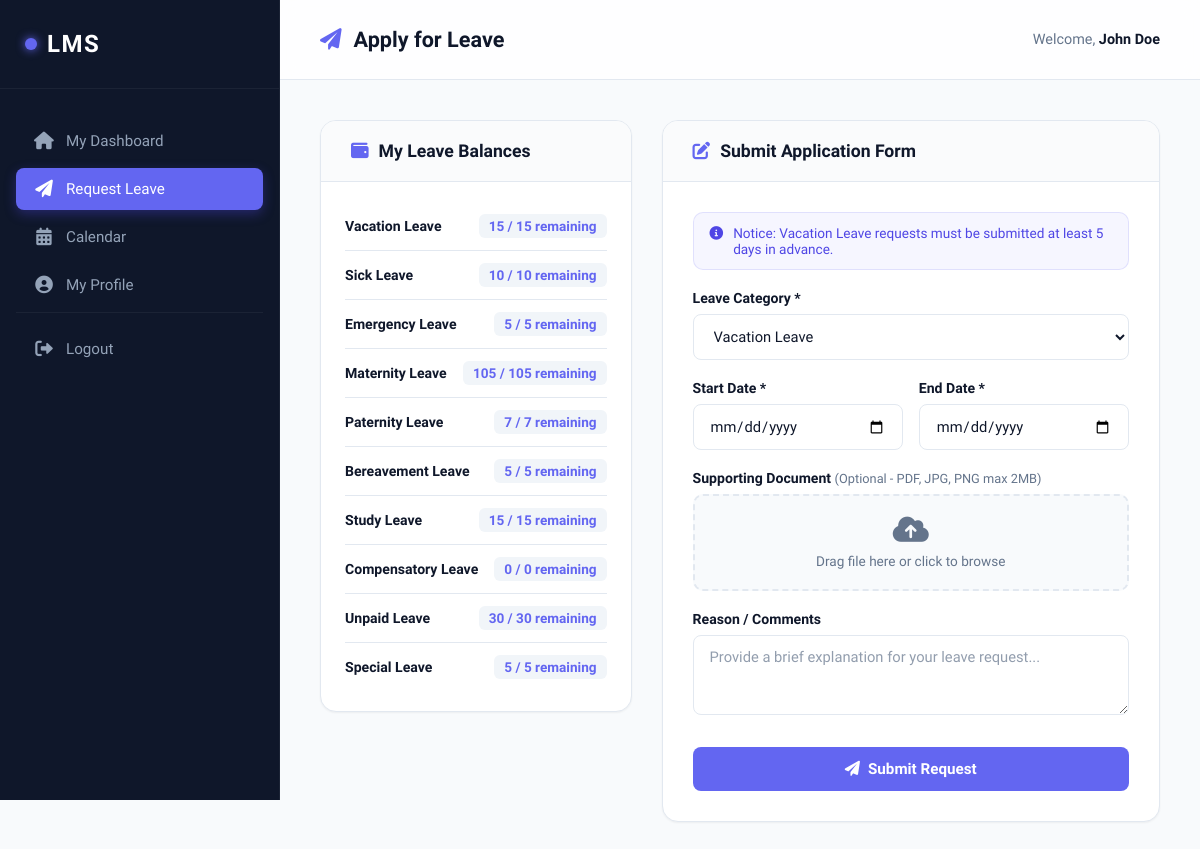
Screenshot of /request_leave.php (signed in) with the database file from the repository.
### tables this page shows
CREATE TABLE leave_balances (
    id INT AUTO_INCREMENT PRIMARY KEY,
    user_id INT NOT NULL,
    leave_type VARCHAR(100) NOT NULL,
    total_allowed DECIMAL(5,2) DEFAULT 15.00,
    days_used DECIMAL(5,2) DEFAULT 0.00,
    FOREIGN KEY (user_id) REFERENCES users(id) ON DELETE CASCADE
);

### includes/auth_check.php (called while the page is built, shortened)
<?php
function e($value) {
    return htmlspecialchars($value ?? '', ENT_QUOTES, 'UTF-8');
}
?>

### request_leave.php (the view, shortened to what this page needs)
<?php
require_once 'includes/config.php';
require_once 'includes/auth_check.php';
$user_id = $_SESSION['user_id'];
$bal_stmt = $pdo->prepare("SELECT leave_type, total_allowed, days_used FROM leave_balances WHERE user_id = ?");
$bal_stmt->execute([$user_id]);
$user_balances = $bal_stmt->fetchAll();
?>
<!DOCTYPE html>
<html lang="en">
<head>
    <link rel="stylesheet" href="assets/style.css">
    <link rel="stylesheet" href="https://cdnjs.cloudflare.com/ajax/libs/font-awesome/6.0.0/css/all.min.css">
</head>
<body>
    <?php include 'includes/sidebar.php'; ?>
    <div class="main-content">
        <div class="top-nav">
            <h2><i class="fas fa-paper-plane"></i> Apply for Leave</h2>
            <div class="user-info">
                <span>Welcome, <strong><?php echo e($_SESSION['name']); ?></strong></span>
            </div>
        </div>
        <div class="content-wrapper">
            <div class="request-split-layout">
                <div class="card">
                    <div class="card-header">
                        <h3><i class="fas fa-wallet"></i> My Leave Balances</h3>
                    </div>
                    <div class="card-body" style="padding: 20px 24px;">
                        <?php foreach ($user_balances as $b): ?>
                            <div class="balance-item-row">
                                <span class="balance-name"><?php echo e($b['leave_type']); ?></span>
                                <span class="balance-nums">
                                    <?php echo (int)($b['total_allowed'] - $b['days_used']); ?> / <?php echo (int)$b['total_allowed']; ?> remaining
                                </span>
                            </div>
                        <?php endforeach; ?>
                    </div>
                </div>
                <div class="card">
                    <div class="card-header">
                        <h3><i class="fas fa-edit"></i> Submit Application Form</h3>
                    </div>
                    <div class="card-body" style="padding: 30px;">
                        <div id="dynamic-rule-alert" class="helper-alert" style="display:none;">
                            <i class="fas fa-info-circle" style="margin-top:2px;"></i>
                            <span id="dynamic-rule-text"></span>
                        </div>
                        <form method="POST" enctype="multipart/form-data">
                            <div class="form-group">
                                <label>Leave Category <span style="color:var(--danger)">*</span></label>
                                <select name="leave_type" id="leave_type" onchange="checkLeaveRules(this.value)" required>
                                    <option value="Vacation Leave">Vacation Leave</option>
                                </select>
                            </div>
                            <div style="display:grid; grid-template-columns: 1fr 1fr; gap:16px;">
                                <div class="form-group">
                                    <label>Start Date <span style="color:var(--danger)">*</span></label>
                                    <input type="date" name="start_date" id="start_date" onchange="calculateRequestedDays()" required>
                                </div>
                                <div class="form-group">
                                    <label>End Date <span style="color:var(--danger)">*</span></label>
                                    <input type="date" name="end_date" id="end_date" onchange="calculateRequestedDays()" required>
                                </div>
                            </div>
                            <div class="form-group">
                                <label>Supporting Document <span style="font-size:0.8rem; color:var(--text-muted); font-weight:normal;">(Optional - PDF, JPG, PNG max 2MB)</span></label>
                                <div class="file-upload-wrapper">
                                    <i class="fas fa-cloud-upload-alt"></i>
                                    <div class="file-upload-text">Drag file here or click to browse</div>
                                </div>
                            </div>
                            <div class="form-group">
                                <label>Reason / Comments</label>
                                <textarea name="reason" rows="3" placeholder="Provide a brief explanation for your leave request..."></textarea>
                            </div>
                            <button type="submit" style="width: 100%; height:44px; margin-top:8px;">
                                <i class="fas fa-paper-plane"></i> Submit Request
                            </button>
                        </form>
                    </div>
                </div>
            </div>
        </div>
    </div>
</body>
</html>

### assets/style.css (style rules this page uses)
:root { --color-primary: #6366f1; --color-dark: #0f172a; --color-light: #f8fafc; --primary: var(--color-primary); --primary-hover: #4f46e5; --primary-light: rgba(99, 102, 241, 0.08); --dark: var(--color-dark); --sidebar-bg: var(--color-dark); --sidebar-hover: #1e293b; --sidebar-text: #94a3b8; --sidebar-active-text: #ffffff; --bg-main: var(--color-light); --card-bg: #ffffff; --text-main: var(--color-dark); --text-muted: #64748b; --border: #e2e8f0; --success: var(--color-primary); --success-bg: rgba(99, 102, 241, 0.1); --success-text: var(--color-primary); --warning: var(--color-dark); --warning-bg: rgba(15, 23, 42, 0.08); --warning-text: var(--color-dark); --danger: var(--color-dark); --danger-bg: rgba(15, 23, 42, 0.05); --danger-text: #64748b; --shadow-sm: 0 1px 2px 0 rgba(0, 0, 0, 0.05); --shadow-md: 0 4px 6px -1px rgba(0, 0, 0, 0.1), 0 2px 4px -1px rgba(0, 0, 0, 0.06); --shadow-lg: 0 10px 15px -3px rgba(0, 0, 0, 0.1), 0 4px 6px -2px rgba(0, 0, 0, 0.05); --shadow-premium: 0 20px 25px -5px rgba(0,0,0,0.05), 0 10px 10px -5px rgba(0,0,0,0.04); --radius-sm: 8px; --radius-md: 12px; --radius-lg: 16px; --transition: all 0.3s cubic-bezier(0.4, 0, 0.2, 1); }
* { box-sizing: border-box; margin: 0; padding: 0; }
body { font-family: 'Plus Jakarta Sans', -apple-system, BlinkMacSystemFont, "Segoe UI", Roboto, Helvetica, Arial, sans-serif; background: var(--bg-main); color: var(--text-main); display: flex; min-height: 100vh; -webkit-font-smoothing: antialiased; }
.main-content { flex-grow: 1; margin-left: 280px; display: flex; flex-direction: column; min-width: 0; }
.top-nav { background: rgba(255, 255, 255, 0.8); backdrop-filter: blur(10px); height: 80px; display: flex; align-items: center; justify-content: space-between; padding: 0 40px; position: sticky; top: 0; border-bottom: 1px solid var(--border); z-index: 999; }
.top-nav h2 { font-size: 1.35rem; font-weight: 700; color: var(--text-main); display: flex; align-items: center; gap: 12px; }
.top-nav h2 i { color: var(--primary); }
.user-info { font-size: 0.9rem; color: var(--text-muted); }
.user-info strong { color: var(--text-main); font-weight: 600; }
.content-wrapper { padding: 40px; max-width: 1400px; width: 100%; margin: 0 auto; }
.card { background: var(--card-bg); border-radius: var(--radius-lg); border: 1px solid var(--border); box-shadow: var(--shadow-sm); margin-bottom: 30px; overflow: hidden; }
.card-header { padding: 20px 30px; border-bottom: 1px solid var(--border); display: flex; justify-content: space-between; align-items: center; background: #fafbfc; }
.card-header h3 { font-size: 1.1rem; font-weight: 700; color: var(--text-main); display: flex; align-items: center; gap: 10px; }
.card-header h3 i { color: var(--primary); }
.card-body { padding: 30px; }
.form-group { margin-bottom: 20px; }
.form-group label { display: block; margin-bottom: 8px; font-size: 0.88rem; font-weight: 600; color: var(--text-main); }
.form-group input, .form-group select, .form-group textarea { width: 100%; padding: 12px 16px; border: 1px solid var(--border); border-radius: var(--radius-sm); font-family: inherit; font-size: 0.92rem; color: var(--text-main); background: #ffffff; transition: var(--transition); }
.form-group input::placeholder, .form-group textarea::placeholder { color: var(--text-muted); opacity: 0.7; }
button { background: var(--primary); color: #ffffff; border: none; padding: 12px 24px; border-radius: var(--radius-sm); cursor: pointer; font-weight: 600; font-size: 0.95rem; font-family: inherit; transition: var(--transition); display: inline-flex; align-items: center; justify-content: center; gap: 8px; }

### rows the page displays
leave_balances: leave_type "Vacation Leave", $b['total_allowed'] - $b['days_used'] "15", total_allowed "15"
leave_balances: leave_type "Sick Leave", $b['total_allowed'] - $b['days_used'] "10", total_allowed "10"
leave_balances: leave_type "Emergency Leave", $b['total_allowed'] - $b['days_used'] "5", total_allowed "5"
leave_balances: leave_type "Maternity Leave", $b['total_allowed'] - $b['days_used'] "105", total_allowed "105"
leave_balances: leave_type "Paternity Leave", $b['total_allowed'] - $b['days_used'] "7", total_allowed "7"
leave_balances: leave_type "Bereavement Leave", $b['total_allowed'] - $b['days_used'] "5", total_allowed "5"
leave_balances: leave_type "Study Leave", $b['total_allowed'] - $b['days_used'] "15", total_allowed "15"
leave_balances: leave_type "Compensatory Leave", $b['total_allowed'] - $b['days_used'] "0", total_allowed "0"
leave_balances: leave_type "Unpaid Leave", $b['total_allowed'] - $b['days_used'] "30", total_allowed "30"
leave_balances: leave_type "Special Leave", $b['total_allowed'] - $b['days_used'] "5", total_allowed "5"

### other values shown
$_SESSION['name'] "John Doe"
